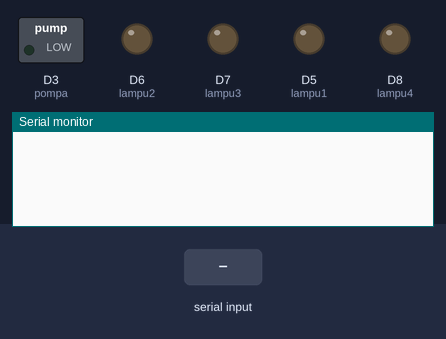
This sketch was run on a simulated ESP8266 (NodeMCU). On the bench: switched loads named in the sketch (green lamp = pin HIGH), output pins drawn as LEDs (lit = HIGH), the last lines printed to the serial monitor. The inputs (shaded band) are chosen by the test bench. WiFi joins after 1.5 s; servers stay silent unless stated.

Above: at 3.0 s.
3.1 s: "p" received over the second serial link
At 5.0 s:
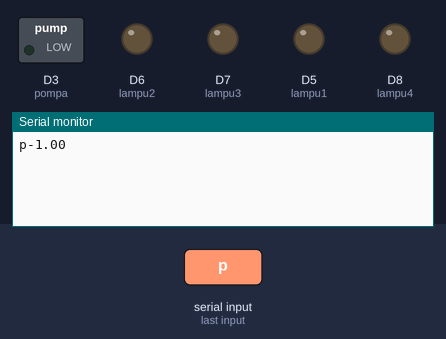
5.3 s: "l" received over the second serial link
At 6.6 s:
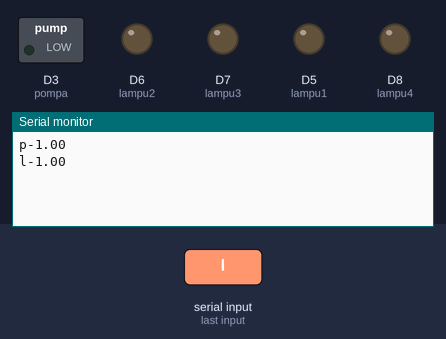
7.3 s: "s" received over the second serial link
At 8.2 s:
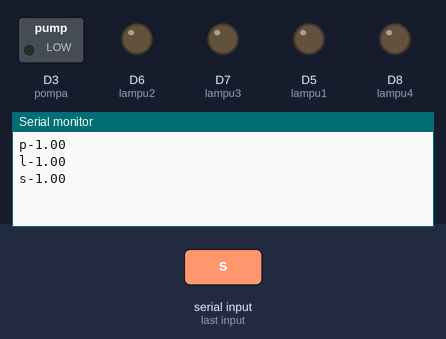

The sketch:

NodeMCU.ino
```cpp
#define BLYNK_PRINT Serial
#include <SoftwareSerial.h>
#include <ESP8266WiFi.h>
#include <BlynkSimpleEsp8266.h>
SoftwareSerial NodeMCU(D2, D1);

char auth[] = "rV0Cd0DpRgWnU9vA8eoWHUDBQkSJdivE";
//char ssid[] = "mkt";
//char pass[] = "123456789";

char ssid[] = "Redmi";
char pass[] = "1sampai5";

int value;
BlynkTimer timer;

int lampu1 = D5;
int lampu2 = D6;
int lampu3 = D7;
int lampu4 = D8;
int pompa = D3;

void read_sensor() {
  char kod;
  float valu;
  if (NodeMCU.available()) {
    kod = NodeMCU.read();
    if (kod == 'p') {
      delay(10);
      valu = NodeMCU.read();
      Serial.print(kod);
      Serial.println(valu);
      Blynk.virtualWrite(V0, valu);
    } else if (kod == 'l') {
      delay(10);
      valu = NodeMCU.read();
      Serial.print(kod);
      Serial.println(valu);
      Blynk.virtualWrite(V2, valu);
    } else if (kod == 's') {
      delay(10);
      valu = NodeMCU.read();
      Serial.print(kod);
      Serial.println(valu);
      Blynk.virtualWrite(V1, valu);
    }
  }
}

BLYNK_READ(  ){
  digitalWrite(lampu1, LOW);
  digitalWrite(lampu2, LOW);
  digitalWrite(lampu3, LOW);
  digitalWrite(lampu4, LOW);
  digitalWrite(pompa, LOW);
  delay(10000);
  digitalWrite(lampu1, HIGH);
  digitalWrite(lampu2, HIGH);
  digitalWrite(lampu3, HIGH);
  digitalWrite(lampu4, HIGH);
  digitalWrite(pompa, HIGH);
  delay(10000);
}

void setup()
{
  // Debug console
  Serial.begin(9600);
  Blynk.begin(auth, ssid, pass);
  NodeMCU.begin(9600);

  pinMode(lampu1, OUTPUT);
  pinMode(lampu2, OUTPUT);
  pinMode(lampu3, OUTPUT);
  pinMode(lampu4, OUTPUT);
  pinMode(pompa, OUTPUT);
  timer.setInterval(1000L, read_sensor);
}

void loop() {

  Blynk.run();
  timer.run();
}
```

Measured:
- after the input at 3.1 s, the serial monitor: prints a new line after 0.71 s (image 1)
- after the input at 5.3 s, the serial monitor: prints a new line after 0.51 s (image 2)
- after the input at 7.3 s, the serial monitor: prints a new line after 0.51 s (image 3)
